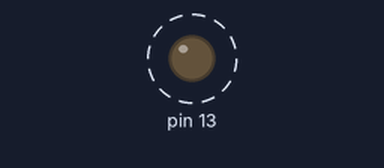
Bench run of a program on a simulated Raspberry Pi (header pin numbers). Parts: output pins drawn as LEDs (lit = HIGH). Dashed ring = blinking. What the program prints to the terminal is not drawn.

Above: at 0.2 s.
Timing chart, 0 to 3.0 s (numbered marks = the images above):
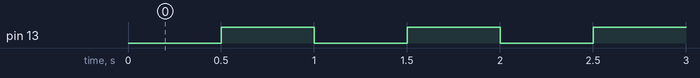

Measured:
- by itself, pin 13: alternates HIGH for 0.50 s and LOW for 0.50 s

The program:

testGPIO.py
```python
import RPi.GPIO as GPIO
from time import sleep

GPIO.setmode(GPIO.BOARD)
GPIO.setup(13, GPIO.OUT)

i = 0

try:
    while True:
        i += 1
        if i % 2 == 0:
            GPIO.output(13, True)
            print('Output High')

        else:
            GPIO.output(13, False)
            print('Output Low')

        sleep(0.5)

except KeyboardInterrupt:
    pass
```
